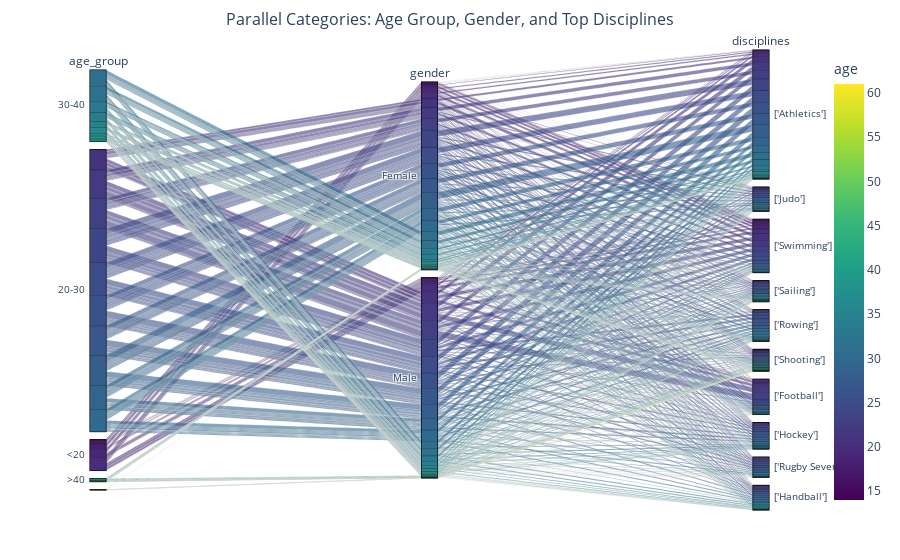

The cell this chart's notebook holds for it:
### Code cell
import plotly.express as px

# Filter top 10 disciplines by representation
top_disciplines = athletes_df['disciplines'].value_counts().head(10).index
filtered_df = athletes_df[athletes_df['disciplines'].isin(top_disciplines)]

# Create parallel categories plot
fig = px.parallel_categories(
    filtered_df,
    dimensions=['age_group', 'gender', 'disciplines'],
    title="Parallel Categories: Age Group, Gender, and Top Disciplines",
    color='age',  # Use age for color
    color_continuous_scale=px.colors.sequential.Viridis
)

# Update layout for better readability
fig.update_layout(
    title_font_size=16,
    title_x=0.5,  # Center title
    font=dict(size=12),
    margin=dict(l=50, r=50, t=50, b=50)  # Reduce padding
)

fig.show()

### Figure 1 — Plotly figure (JSON) as saved in the notebook; plotly's stock layout.template omitted (floating-point values rounded to 4 significant figures; data arrays with more than 128 entries replaced by an {"elided": "..."} marker saying what was removed)
{"data": [{"dimensions": [{"label": "age_group", "values": {"elided": "6068 str values"}}, {"label": "gender", "values": {"elided": "6068 str values"}}, {"label": "disciplines", "values": {"elided": "6068 str values"}}], "domain": {"x": [0, 1], "y": [0, 1]}, "line": {"color": {"elided": "6068 int values"}, "coloraxis": "coloraxis"}, "name": "", "type": "parcats"}], "layout": {"coloraxis": {"colorbar": {"title": {"text": "age"}}, "colorscale": [[0, "#440154"], [0.1111, "#482878"], [0.2222, "#3e4989"], [0.3333, "#31688e"], [0.4444, "#26828e"], [0.5556, "#1f9e89"], [0.6667, "#35b779"], [0.7778, "#6ece58"], [0.8889, "#b5de2b"], [1, "#fde725"]]}, "font": {"size": 12}, "legend": {"tracegroupgap": 0}, "margin": {"b": 50, "l": 50, "r": 50, "t": 50}, "title": {"font": {"size": 16}, "text": "Parallel Categories: Age Group, Gender, and Top Disciplines", "x": 0.5}}}
